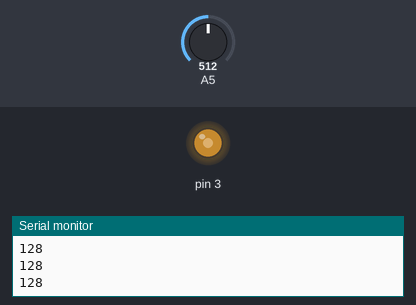
Simulated run of this sketch. Board: Arduino Uno, built with avr-gcc and run on an emulated ATmega328P. On the bench: output pins drawn as LEDs (lit = HIGH), the last lines printed to the serial monitor. Inputs (shaded band) come from the test bench; at power-on: A5 = 512.

Above: at 1.3 s.
1.4 s: A5 set to 306
At 2.6 s:
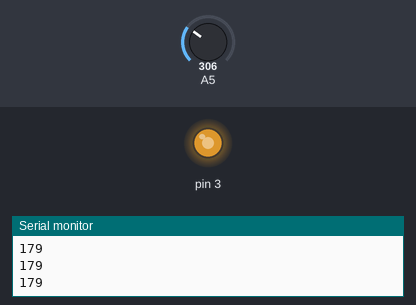
3.0 s: A5 set to 122
At 3.8 s:
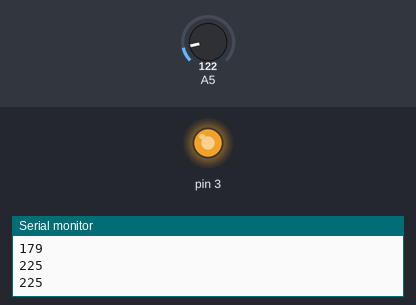
4.5 s: A5 set to 900
At 5.0 s:
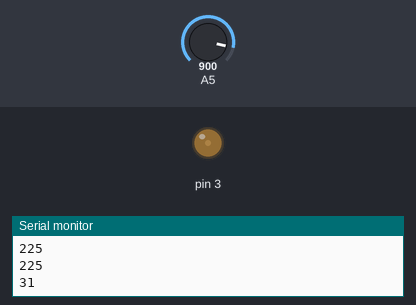
6.0 s: A5 set to 1023
At 7.2 s:
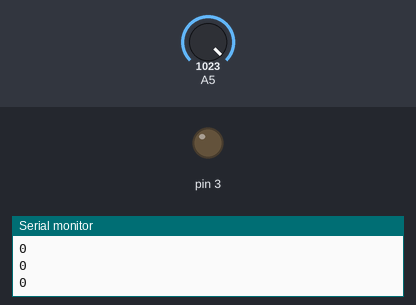
7.5 s: A5 set to 511
At 8.5 s:
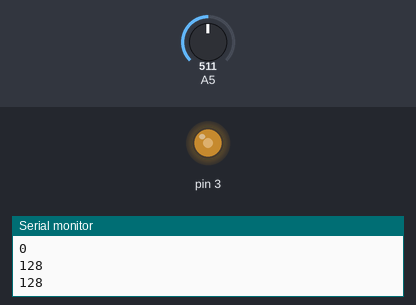
Timing chart, 0 to 10.0 s (numbered marks = the images above; inputs shaded):
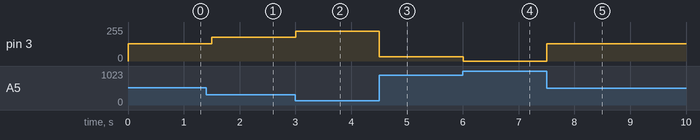

Measured:
- after the input at 1.4 s, pin 3: 128/255 → 179/255 after 0.10 s
- after the input at 3.0 s, pin 3: 179/255 → 225/255 at once
- after the input at 4.5 s, pin 3: 225/255 → 31/255 at once
- after the input at 6.0 s, pin 3: 31/255 → 0/255 at once
- after the input at 7.5 s, pin 3: 0/255 → 128/255 at once

The sketch:

sketch_dec26a.ino
```cpp
int volt, pwmValue;
void setup()
{
  pinMode(A5, INPUT);
  pinMode(3, OUTPUT);
  Serial.begin(9600);
}
void loop()
{
  volt=analogRead(A5);
  pwmValue=map(volt,0,1023,255,0);//ulta because less light at photoresistor, more the led will glow
  analogWrite(3, pwmValue);
  Serial.println(pwmValue);
  delay(500);
}
```
